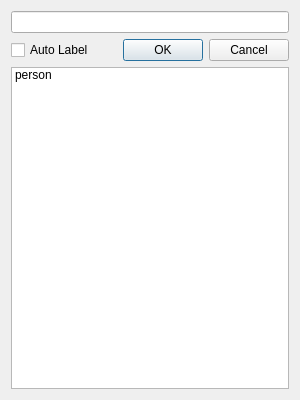
<?xml version="1.0" encoding="UTF-8"?>
<ui version="4.0">
 <class>CategoryDialog</class>
 <widget class="QDialog" name="CategoryDialog">
  <property name="geometry">
   <rect>
    <x>0</x>
    <y>0</y>
    <width>300</width>
    <height>400</height>
   </rect>
  </property>
  <property name="windowTitle">
   <string>AutoLabelPlus</string>
  </property>
  <layout class="QVBoxLayout" name="verticalLayout">
   <item>
    <widget class="QLineEdit" name="lineEdit"/>
   </item>
   <item>
    <layout class="QHBoxLayout" name="horizontalLayout">
     <item>
      <widget class="QCheckBox" name="autoLabelCheckBox">
       <property name="text">
        <string>Auto Label</string>
       </property>
      </widget>
     </item>
     <item>
      <widget class="QDialogButtonBox" name="buttonBox">
       <property name="standardButtons">
        <set>QDialogButtonBox::Cancel|QDialogButtonBox::Ok</set>
       </property>
      </widget>
     </item>
    </layout>
   </item>
   <item>
    <widget class="QListWidget" name="categoryList">
     <item>
      <property name="text">
       <string>person</string>
      </property>
     </item>
    </widget>
   </item>
  </layout>
 </widget>
 <resources/>
 <connections/>
</ui>
